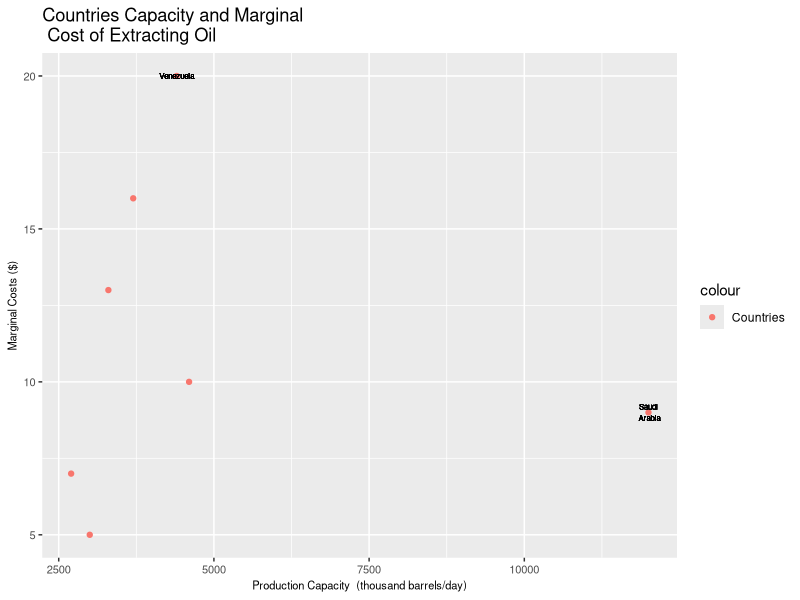

The R script that drew this image:
#Daily Assignment 1 - Villas-Boas
#when you know a bit more in R, come back to this, maybe in week 3 of instruction

#-------------------------------------------
#install needed R packages
#you will learn this in Sections
#you only need to install them once then only call them using library()
#-------------------------------------------
#for reading excell data file install the package below
install.packages("readxl")
install.packages("ggplot2")
install.packages("psych")

#call them in

# Loading packages
library(readxl)
library(ggplot2)
library(psych) # For function "describe()" below, which gives summary stats.

#-------------------------------------------
#set your working directory
#-------------------------------------------
#setwd("/Users/sberto/Desktop/")
setwd("/Users/liucheryl/Desktop/eep_118/da1")

#-------------------------------------------
#1. Read in data and see the top rows to see column names etc
#-------------------------------------------
#read in DA1 data set
#read in an excell dataset
my_data <- read_excel("opec.xlsx")
head(my_data)

#-------------------------------------------
#summary stats of data
#-------------------------------------------
describe(my_data,skew=FALSE)

#scatter plot
scatter_data <- ggplot(data = my_data) + geom_point(aes(x=capacity, y=margCost, color = "Countries")) +
  xlab("Production Capacity  (thousand barrels/day)") + ylab("Marginal Costs ($)") +
  ggtitle("Countries Capacity and Marginal\n Cost of Extracting Oil")+theme(axis.text=element_text(size=8),
       axis.title=element_text(size=8))+ geom_text(aes(x=4400, y= 20, label = "Venezuela"), size = 2) + geom_text(aes(x=12000, y= 9, label = "Saudi\n Arabia"), size = 2)
  
scatter_data



